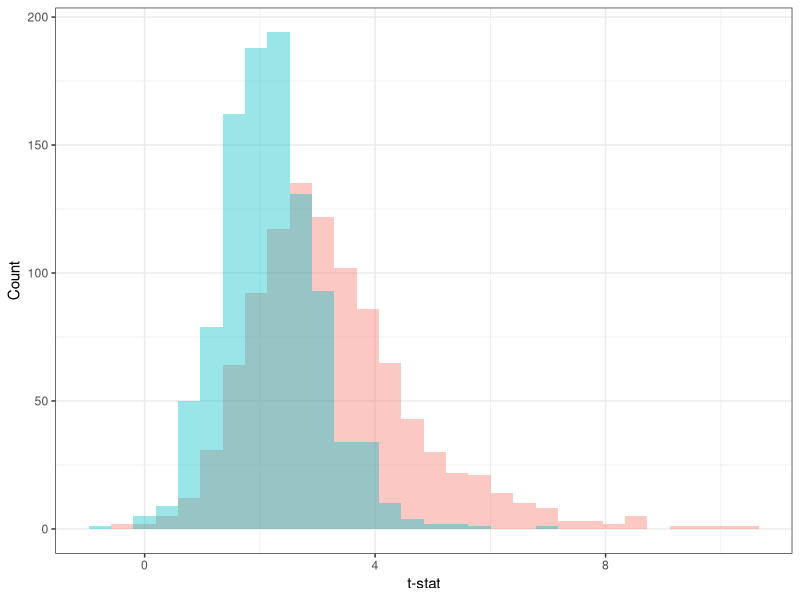
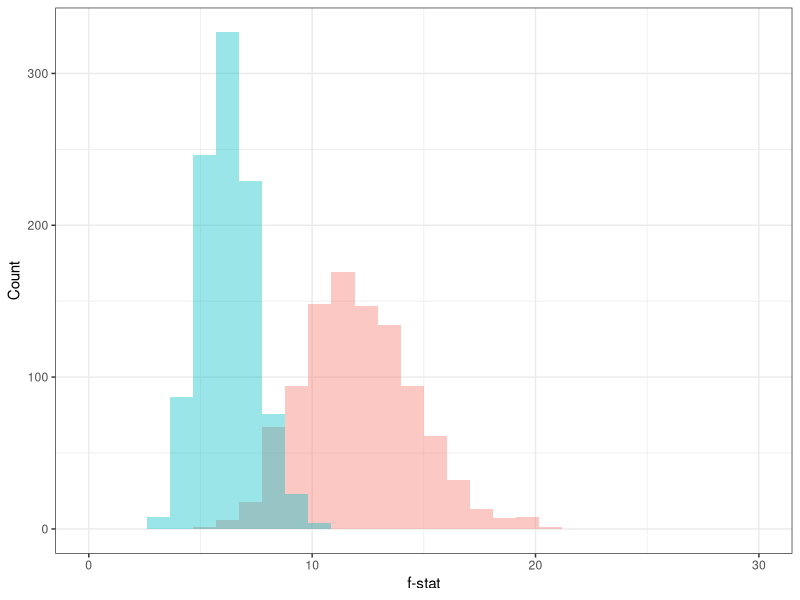

Generate these figures, in order, with R: (Note: a time limit stopped this script after it produced the figures.)
## ---- chunk 1
list.of.packages <- c("ggplot2", "gridExtra", "MASS", "dplyr")
new.packages <- list.of.packages[!(list.of.packages %in% installed.packages()[,"Package"])]
if(length(new.packages)) install.packages(new.packages)

library(ggplot2)
library(gridExtra)
library(dplyr)
## ---- chunk 2
n = 10
beta = 1
nsim = 1000

paired_vec = vector(length = nsim)
unpaired_vec = vector(length = nsim)
for (i in 1:nsim) {
  x = rnorm(n, 10, 3)
  x_1 = x + rnorm(n, 5, 3)
  x_2 = x + beta + rnorm(n, 0, 3)
  paired_vec[i] = t.test(x_1-x_2)$statistic
  unpaired_vec[i] = t.test(x_1, x_2)$statistic
}

df = data.frame("t-stat" = c(paired_vec, unpaired_vec), 
                "paired" = c(rep("Paired", nsim), rep("Unpaired", nsim)), check.names = F)

ggplot(df, aes(x=`t-stat`, fill=paired)) + 
  geom_histogram(alpha=0.4, position="identity", bins = 30) + 
  theme_bw() + 
  ylab("Count") +
  theme(legend.position = "none")
## ---- chunk 3
nsim = 1000
n_1 = 10
n_2 = 30
n_3 = 2
betas = 1:n_1

f_correct = vector(length = nsim)
f_incorrect = vector(length = nsim)

for (i in 1:nsim) {
  df = data.frame(matrix(nrow = 0, ncol = 0))
  for (beta in betas) {
    x = beta + rnorm(n_2, 0, 5)
    df = rbind(df, cbind(x, beta))
  }
  df$beta <- as.factor(df$beta)
  f_correct[i] = summary(aov(x~beta, df))[[1]][1,'F value']
  df$beta = as.numeric(as.character(df$beta))
  df$beta = (df$beta - 1) * n_3 + rep(rep(0:(n_3-1), n_2/n_3), n_1)
  df$beta <- as.factor(df$beta)
  f_incorrect[i] = summary(aov(x~beta, df))[[1]][1,'F value']
}

df = data.frame("f-stat" = c(f_correct, f_incorrect), 
                "split" = c(rep("Correct", nsim), rep("Incorrect", nsim)), check.names = F)

ggplot(df, aes(x=`f-stat`, fill=split)) + 
  geom_histogram(alpha=0.4, position="identity", bins=30) + 
  theme_bw() + xlim(0, 30) + 
  ylab("Count") + 
  theme(legend.position = "none")
## ---- chunk 4
set.seed(139)
nsims = 200000

out_df <- data.frame(matrix(nrow = 0, ncol = 2))

for (n in c(5, 20)) {
  out_df <- rbind(out_df, cbind(rep(paste0("Normal n=", n), nsims),
                                replicate(nsims, t.test(rnorm(n, 0, 1))$p.value)))
  out_df <- rbind(out_df, cbind(rep(paste0("Expo n=", n), nsims),
                                replicate(nsims, t.test(rexp(n, 1) - 1)$p.value)))
}
out_df <- data.frame(out_df)
colnames(out_df) <- c("Version", "P-value")
out_df$`P-value` <- as.numeric(out_df$`P-value`)

ggplot(out_df, aes(x=`P-value`)) + 
  facet_grid(cols = vars(Version)) + 
  geom_histogram(bins = 20) + 
  xlim(c(0,1)) + 
  theme_bw() + 
  ylab("Count") + 
  theme(strip.text.x = element_blank(),
        axis.text.x = element_text(angle = 90, vjust = 0.5, hjust = 1))
## ---- chunk 5
set.seed(9)

df <- data.frame("comparison" = c(rep("Comparison 1", 40), rep("Comparison 2", 400)),
           "group" = c(rep("Group 1", 20), rep("Group 2", 20), rep("Group 1", 200), rep("Group 2", 200)),
           "values" = c(rnorm(20, 5.4, 3), rnorm(20, 6.4, 3), rnorm(200, 5, 3), rnorm(200, 5.5, 3)))

ggplot(df, aes(x=group, y=values)) + 
  facet_grid(cols = vars(comparison)) + 
  geom_boxplot(alpha=0.4, outlier.size = 0) + 
  xlab("Group") + 
  ylab("Value") + 
  theme_bw() + 
  geom_jitter(color="black", size=1, alpha=0.9, width = 0.1)
## ---- chunk 6
# Read in the data
countries <- read.csv("data/country_stats.csv", check.names = F)
## ---- chunk 7
countries$dem = countries$v2x_polyarchy > 0.5
tmp_countries <- countries[countries$Year == 2010 & !is.na(countries$dem),]

ggplot(tmp_countries, aes(x=`GDP per capita (US dollars)`, fill=dem)) + 
  geom_histogram(alpha=0.4, position="identity", bins = 30) + 
  xlab("GDP per capita") + 
  ylab("Countries") + 
  theme_bw() + 
  labs(fill="Democracy")
## ---- chunk 8
dem_gdps = countries$`GDP per capita (US dollars)`[countries$Year == 2010 & !is.na(countries$dem) & countries$dem]
nondem_gdps = countries$`GDP per capita (US dollars)`[countries$Year == 2010 & !is.na(countries$dem) & !(countries$dem)]

wilcox.test(dem_gdps, nondem_gdps)
## ---- chunk 9
t.test(log(dem_gdps), log(nondem_gdps))
## ---- chunk 10
countries_2010 <- countries[countries$Year == 2010,]

summary(aov(`GDP per capita (US dollars)`~Region, countries_2010))
## ---- chunk 11
ggplot(countries_2010, aes(x=Region, y=log10(`GDP per capita (US dollars)`))) + 
  geom_boxplot() + 
  theme_bw() + 
  theme(axis.text.x = element_text(angle = 90, vjust = 0.5, hjust = 1))
tmp <- by(log(countries_2010$`GDP per capita (US dollars)`), countries_2010$Region, var, na.rm=T)
df <- data.frame(regions=names(tmp), variances=round(as.vector(tmp), 2),
                 counts=as.vector(table(countries_2010$Region[!is.na(countries_2010$`GDP per capita (US dollars)`)])))
colnames(df) <- c("Region", "Variance", "Number")
df
